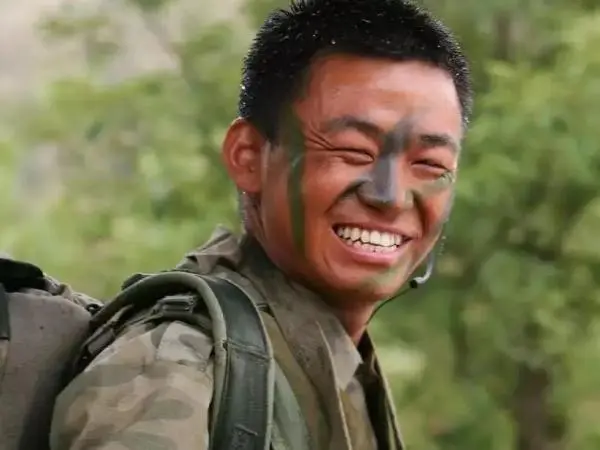
#> input picture OpenCV/wbq.webp, 600 x 450 px
$ python '人脸马赛克.py'
#> lines starting #> are read from the running program, lines starting #| are printed output that depends on the picture
import numpy as np
import cv2
if __name__ =='__main__':
    img = cv2.imread('wbq.webp')
#> img is the input picture: shape (450, 600, 3); mean B, G, R 77.7, 110.3, 114.8
    # 人脸坐标（0，220），（300，470）
    face = img[:300, 220:470]
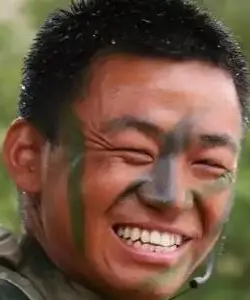
#> face: shape (300, 250, 3); mean B, G, R 63.8, 81.9, 109.2
    # 对人脸进行马赛克在放大
    # 无论行列均间隔10取一个像素，都放大
    face = face[::10, ::10]
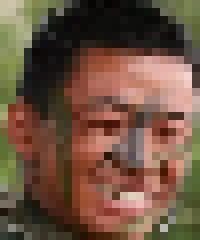
#> face: shape (30, 25, 3) (shown 8 times larger); mean B, G, R 64.7, 82.9, 110.1
    face = np.repeat(face, 10, axis=0)
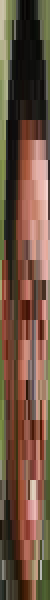
#> face: shape (300, 25, 3) (shown 2 times larger); mean B, G, R 64.7, 82.9, 110.1
    face = np.repeat(face, 10, axis=1)
#> face: shape (300, 250, 3)
    # 再贴到原图上
    img[:300, 220:470] = face
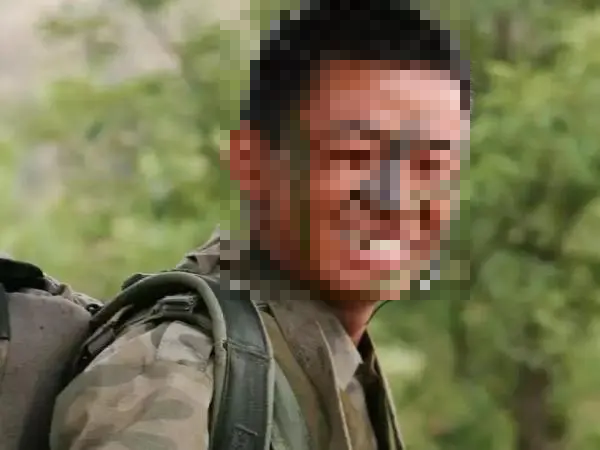
#> img: shape (450, 600, 3); mean B, G, R 77.9, 110.6, 115
    cv2.imshow('bao', img)
    cv2.waitKey(0)
    cv2.destroyAllWindows()
